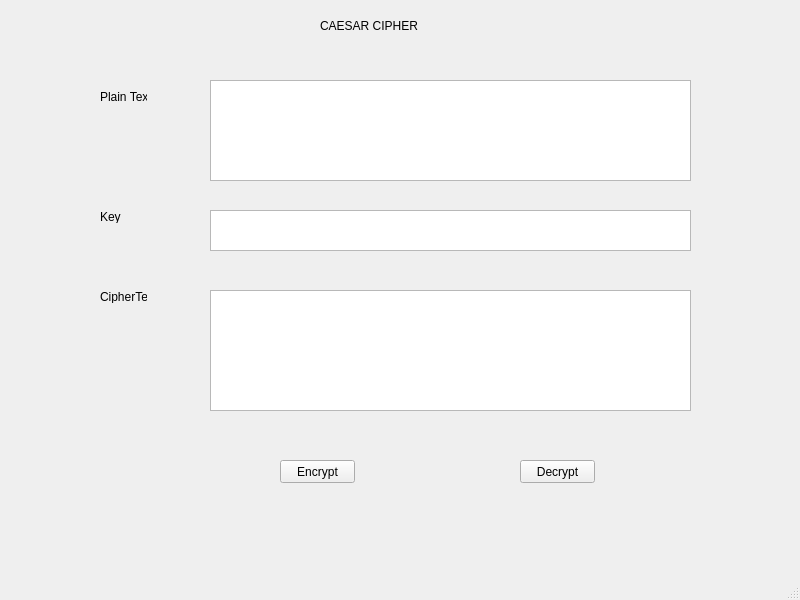
<?xml version="1.0" encoding="UTF-8"?>
<ui version="4.0">
 <class>MainWindow</class>
 <widget class="QMainWindow" name="MainWindow">
  <property name="geometry">
   <rect>
    <x>0</x>
    <y>0</y>
    <width>800</width>
    <height>600</height>
   </rect>
  </property>
  <property name="windowTitle">
   <string>MainWindow</string>
  </property>
  <widget class="QWidget" name="centralwidget">
   <widget class="QPushButton" name="pushButton">
    <property name="geometry">
     <rect>
      <x>280</x>
      <y>460</y>
      <width>75</width>
      <height>23</height>
     </rect>
    </property>
    <property name="text">
     <string>Encrypt</string>
    </property>
   </widget>
   <widget class="QPushButton" name="pushButton_2">
    <property name="geometry">
     <rect>
      <x>520</x>
      <y>460</y>
      <width>75</width>
      <height>23</height>
     </rect>
    </property>
    <property name="text">
     <string>Decrypt</string>
    </property>
   </widget>
   <widget class="QLabel" name="label">
    <property name="geometry">
     <rect>
      <x>100</x>
      <y>90</y>
      <width>47</width>
      <height>13</height>
     </rect>
    </property>
    <property name="text">
     <string>Plain Text</string>
    </property>
   </widget>
   <widget class="QLabel" name="label_2">
    <property name="geometry">
     <rect>
      <x>100</x>
      <y>210</y>
      <width>47</width>
      <height>13</height>
     </rect>
    </property>
    <property name="text">
     <string>Key</string>
    </property>
   </widget>
   <widget class="QLabel" name="label_3">
    <property name="geometry">
     <rect>
      <x>320</x>
      <y>0</y>
      <width>281</width>
      <height>51</height>
     </rect>
    </property>
    <property name="text">
     <string>CAESAR CIPHER</string>
    </property>
   </widget>
   <widget class="QPlainTextEdit" name="plainTextEdit">
    <property name="geometry">
     <rect>
      <x>210</x>
      <y>80</y>
      <width>481</width>
      <height>101</height>
     </rect>
    </property>
   </widget>
   <widget class="QLabel" name="label_4">
    <property name="geometry">
     <rect>
      <x>100</x>
      <y>290</y>
      <width>47</width>
      <height>13</height>
     </rect>
    </property>
    <property name="text">
     <string>CipherText</string>
    </property>
   </widget>
   <widget class="QPlainTextEdit" name="plainTextEdit_2">
    <property name="geometry">
     <rect>
      <x>210</x>
      <y>210</y>
      <width>481</width>
      <height>41</height>
     </rect>
    </property>
   </widget>
   <widget class="QPlainTextEdit" name="plainTextEdit_3">
    <property name="geometry">
     <rect>
      <x>210</x>
      <y>290</y>
      <width>481</width>
      <height>121</height>
     </rect>
    </property>
   </widget>
  </widget>
  <widget class="QMenuBar" name="menubar">
   <property name="geometry">
    <rect>
     <x>0</x>
     <y>0</y>
     <width>800</width>
     <height>21</height>
    </rect>
   </property>
  </widget>
  <widget class="QStatusBar" name="statusbar"/>
 </widget>
 <resources/>
 <connections/>
</ui>
